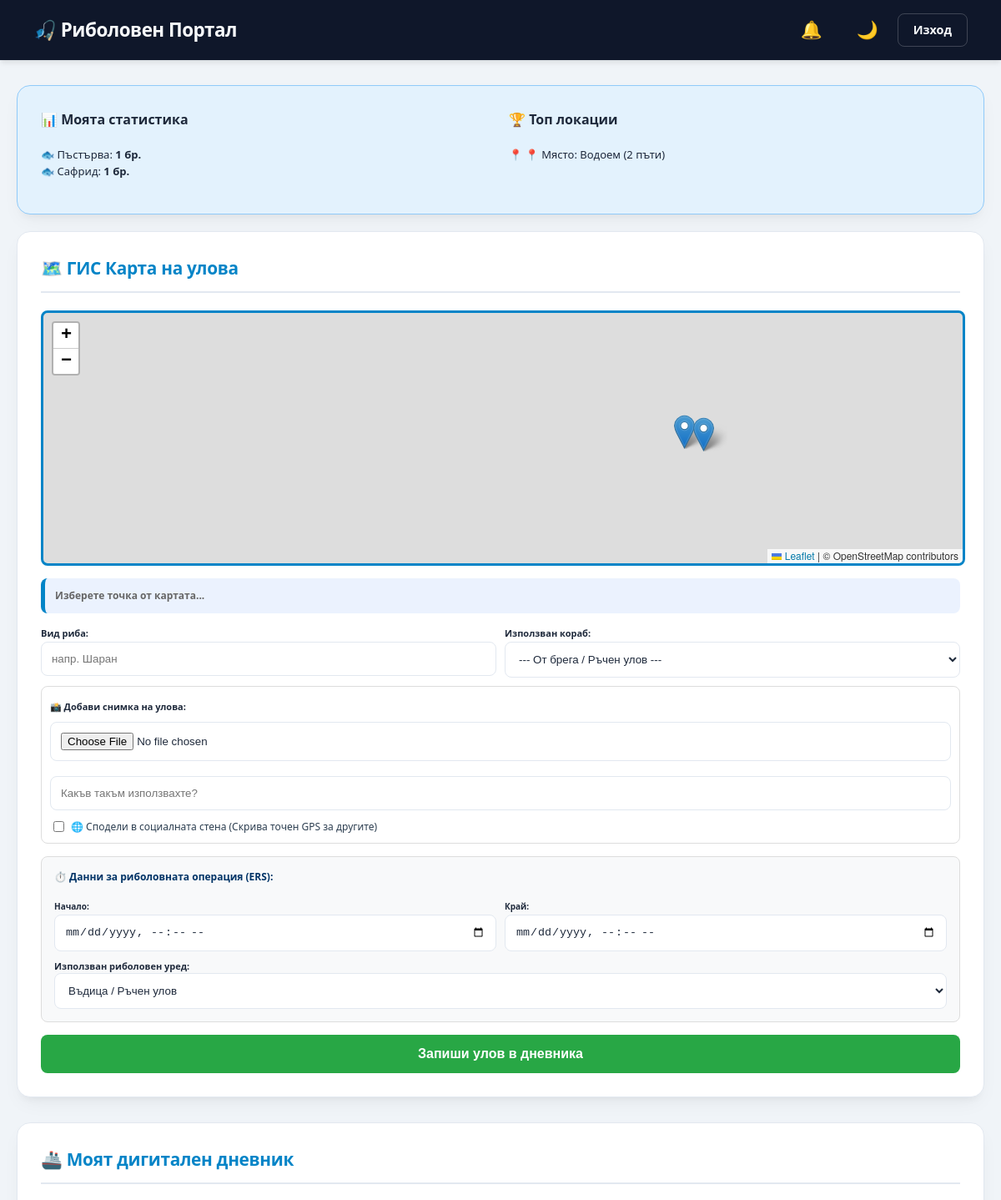
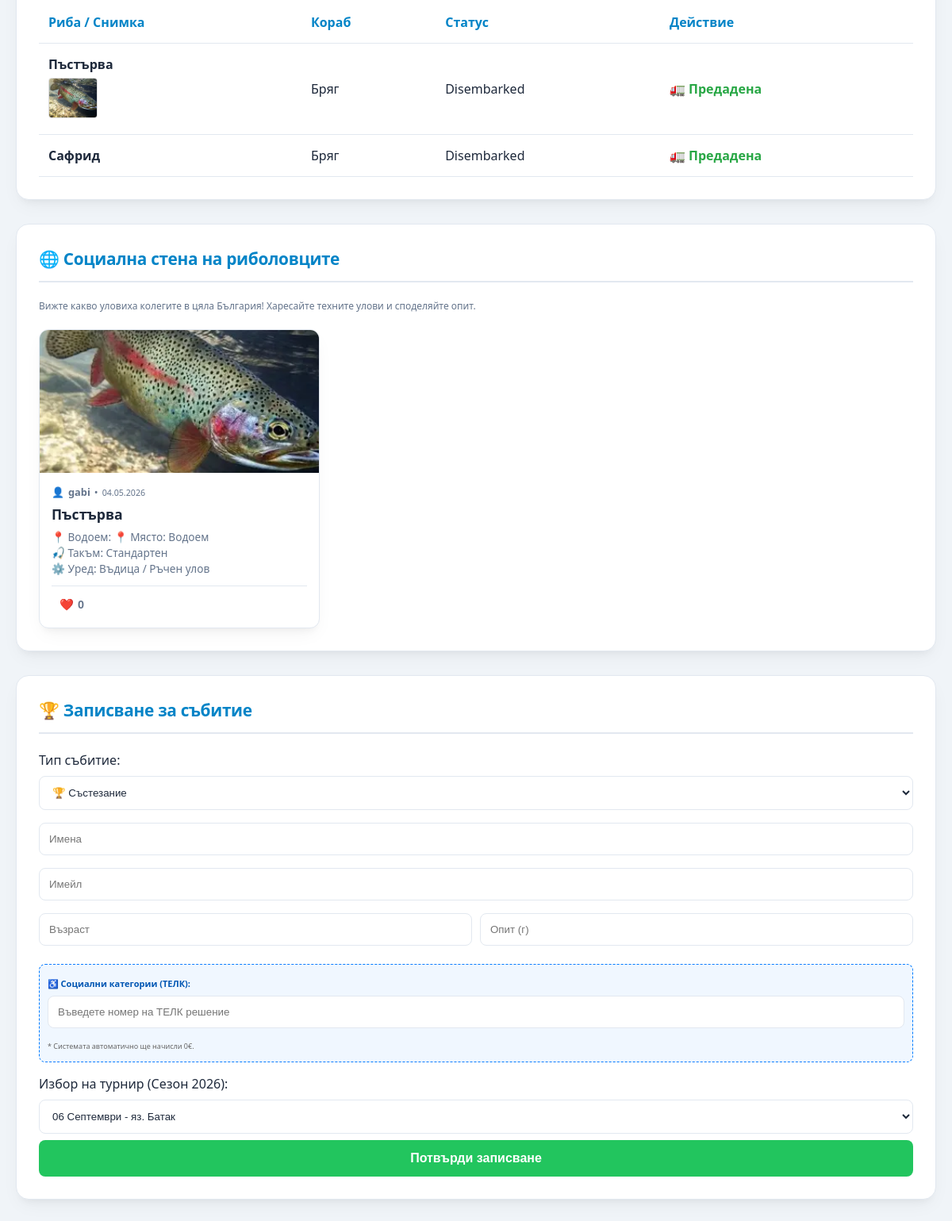
Page /dashboard (signed in) on the committed database (2 pictures, top to bottom).
### models.py (models this page shows)
class FishingLog(db.Model):
    id = db.Column(db.Integer, primary_key=True)
    user_id = db.Column(db.Integer, db.ForeignKey('user.id'))
    vessel_id = db.Column(db.Integer, db.ForeignKey('fishing_vessel.id'), nullable=True)
    fish_type = db.Column(db.String(50))
    water_info = db.Column(db.String(500))
    lat = db.Column(db.Float)
    lng = db.Column(db.Float)
    start_time = db.Column(db.DateTime, nullable=True)
    end_time = db.Column(db.DateTime, nullable=True)
    gear_used = db.Column(db.String(100), nullable=True)
    log_date = db.Column(db.DateTime, default=datetime.utcnow)
    status = db.Column(db.String(50), default="At Sea")
    delivery_id = db.Column(db.String(20), unique=True, nullable=True)
    destination = db.Column(db.String(100), nullable=True)
    fine_amount = db.Column(db.Float, default=0.0)
    inspection_note = db.Column(db.String(200), nullable=True)
    is_legal = db.Column(db.Boolean, default=True)
    fish_image_url = db.Column(db.String(500), nullable=True)
    tackle_info = db.Column(db.String(200), nullable=True)
    is_public = db.Column(db.Boolean, default=False)
    likes = db.Column(db.Integer, default=0)

class User(db.Model):
    id = db.Column(db.Integer, primary_key=True)
    username = db.Column(db.String(50), unique=True, nullable=False)
    password = db.Column(db.String(100), nullable=False)
    role = db.Column(db.String(20), default='user')
    bookings = db.relationship('Booking', backref='fisher', lazy=True)
    logs = db.relationship('FishingLog', backref='fisher', lazy=True)
    vessels = db.relationship('FishingVessel', backref='owner', lazy=True)
    reports = db.relationship('PollutionReport', backref='reporter', lazy=True)
    notifications = db.relationship('Notification', backref='user', lazy=True)

### app.py (the view)
@app.route('/dashboard')
def dashboard():
    if 'user_id' not in session: return redirect(url_for('login'))
    user_id = session['user_id']
    all_logs = FishingLog.query.all()
    bookings = Booking.query.all()
    pollution_reports = PollutionReport.query.order_by(PollutionReport.report_date.desc()).all()
    for b in bookings:
        if b.category == 'Competition':
            date_str = str(b.competition_date)
            if "✅" in date_str or "Март" in date_str or "Май" in date_str or "Юни" in date_str:
                b.is_finished = True
            else:
                b.is_finished = False
    personal_stats = db.session.query(
        FishingLog.fish_type, func.count(FishingLog.id)
    ).filter_by(user_id=user_id).group_by(FishingLog.fish_type).all()
    top_spots = db.session.query(
        FishingLog.water_info, func.count(FishingLog.id)
    ).filter_by(user_id=user_id).group_by(FishingLog.water_info).order_by(func.count(FishingLog.id).desc()).limit(
        3).all()
    if session['role'] == 'admin':
        vessels = FishingVessel.query.all()
        users = User.query.filter_by(role='user').all()
        permits = CommercialPermit.query.all()
        return render_template('admin_dashboard.html', bookings=bookings, logs=all_logs, vessels=vessels, users=users,
                               permits=permits, pollution_reports=pollution_reports)
    my_vessels = FishingVessel.query.filter_by(owner_id=user_id).all()
    return render_template('user_dashboard.html', all_logs=all_logs, my_vessels=my_vessels, stats=personal_stats,
                           spots=top_spots)

### templates/user_dashboard.html (shortened to what this page needs)
<!DOCTYPE html>
<html lang="bg">
<head>
    <link rel="stylesheet" href="https://unpkg.com/leaflet@1.9.4/dist/leaflet.css" />
    <link rel="stylesheet" href="https://cdn.jsdelivr.net/npm/flatpickr/dist/flatpickr.min.css">
    <link rel="stylesheet" href="{{ url_for('static', filename='css/base.css') }}">
    <link rel="stylesheet" href="{{ url_for('static', filename='css/user.css') }}">
</head>
<body>
    <div class="nav">
        <h2>🎣 Риболовен Портал</h2>
        <a href="{{ url_for('logout') }}">Изход</a>
    </div>
    <div class="container">
        <div class="card" style="display: flex; gap: 20px; background: #e3f2fd; border: 1px solid #90caf9; margin-bottom: 20px;">
            <div style="flex: 1;">
                <h4 style="margin-top: 0;">📊 Моята статистика</h4>
                <ul style="font-size: 13px; list-style: none; padding: 0;">
                {% for s in stats %}
                    <li>🐟 {{ s[0] }}: <b>{{ s[1] }} бр.</b></li>
                {% endfor %}
                </ul>
            </div>
            <div style="flex: 1;">
                <h4 style="margin-top: 0;">🏆 Топ локации</h4>
                <ul style="font-size: 13px; list-style: none; padding: 0;">
                {% for spot in spots %}
                    <li>📍 {{ spot[0].split('(')[0] }} ({{ spot[1] }} пъти)</li>
                {% endfor %}
                </ul>
            </div>
        </div>
        <div class="card">
            <h3>🗺️ ГИС Карта на улова</h3>
            <div id="map" style="height: 300px; border-radius: 8px; margin-bottom: 15px;"></div>
            <div id="loc_text" style="font-size: 12px; color: #666; margin-bottom: 10px;">Изберете точка от картата...</div>
            <form action="{{ url_for('submit_log') }}" method="POST" enctype="multipart/form-data">
                <div style="display: grid; grid-template-columns: 1fr 1fr; gap: 10px; margin-bottom: 10px;">
                    <div>
                        <label style="font-size: 11px; font-weight: bold;">Вид риба:</label>
                        <input type="text" name="fish_type" placeholder="напр. Шаран" required class="inspect-input" style="margin:0;">
                    </div>
                    <div>
                        <label style="font-size: 11px; font-weight: bold;">Използван кораб:</label>
                        <select name="vessel_id" class="inspect-input" style="margin:0;">
                            <option value="">--- От брега / Ръчен улов ---</option>
                        </select>
                    </div>
                </div>
                <div style="background: #ffffff; padding: 10px; border: 1px solid #ddd; border-radius: 8px; margin-bottom: 15px;">
                    <label style="font-size: 11px; font-weight: bold;">📸 Добави снимка на улова:</label>
                    <input type="file" name="fish_photo" accept="image/*" class="inspect-input" style="margin-bottom: 10px;">
                    <input type="text" name="tackle_info" placeholder="Какъв такъм използвахте?" class="inspect-input" style="margin-bottom: 10px;">
                    <label style="font-size: 12px; color: #2c3e50; cursor: pointer; display: flex; align-items: center; gap: 5px;">
                        <input type="checkbox" name="is_public"> 🌐 Сподели в социалната стена (Скрива точен GPS за другите)
                    </label>
                </div>
                <div style="background: #f8f9fa; padding: 15px; border-radius: 8px; margin-bottom: 15px; border: 1px solid #ddd;">
                    <p style="font-size: 12px; font-weight: bold; margin-top: 0; color: #003366;">⏱️ Данни за риболовната операция (ERS):</p>
                    <div style="display: grid; grid-template-columns: 1fr 1fr; gap: 10px;">
                        <div>
                            <label style="font-size: 10px; font-weight: bold;">Начало:</label>
                            <input type="datetime-local" name="start_time" class="inspect-input" style="margin:0;">
                        </div>
                        <div>
                            <label style="font-size: 10px; font-weight: bold;">Край:</label>
                            <input type="datetime-local" name="end_time" class="inspect-input" style="margin:0;">
                        </div>
                    </div>
                    <label style="font-size: 11px; font-weight: bold; display: block; margin-top: 10px;">Използван риболовен уред:</label>
                    <select name="gear_used" class="inspect-input" style="margin:0;">
                        <option value="Въдица / Ръчен улов">Въдица / Ръчен улов</option>
                    </select>
                </div>
                <button type="submit" class="btn-submit" style="background:#28a745; width: 100%;">Запиши улов в дневника</button>
            </form>
        </div>
        <div class="card">
            <h3>🚢 Моят дигитален дневник</h3>
            <table>
                <thead>
                    <tr>
                        <th>Риба / Снимка</th>
                        <th>Кораб</th>
                        <th>Статус</th>
                        <th>Действие</th>
                    </tr>
                </thead>
                <tbody>
                    {% for my_log in all_logs if my_log.user_id == session['user_id'] %}
                    <tr>
                        <td>
                            <b>{{ my_log.fish_type }}</b>
                            {% if my_log.fish_image_url %}
                                <br><img src="{{ url_for('static', filename='uploads/' + my_log.fish_image_url) }}" width="60" style="border-radius:4px; margin-top:5px; border: 1px solid #ddd;">
                            {% endif %}
                        </td>
                        <td>{{ my_log.vessel.vessel_name if my_log.vessel else "Бряг" }}</td>
                        <td>{{ my_log.status }}</td>
                        <td>
                            {% if my_log.status == 'At Sea' %}
                            <form action="{{ url_for('transfer_fish', log_id=my_log.id) }}" method="POST" style="display:flex; gap:5px;">
                                <input type="text" name="destination" placeholder="Дестинация" required style="width:auto; padding:5px; margin:0; font-size:12px;">
                                <button type="submit" style="width:auto; padding:5px 10px; background:#003366; color:white; border:none; border-radius:4px; font-size:12px;">Предай</button>
                            </form>
                            {% else %}
                                <span style="color:#28a745; font-weight:bold;">🚛 Предадена</span>
                            {% endif %}
                        </td>
                    </tr>
                    {% endfor %}
                </tbody>
            </table>
        </div>
        <div class="card">
            <h3>🌐 Социална стена на риболовците</h3>
            <p style="font-size: 12px; color: var(--text-secondary); margin-bottom: 20px;">
                Вижте какво уловиха колегите в цяла България! Харесайте техните улови и споделяйте опит.
            </p>
            <div class="social-feed">
                {% for log in all_logs if log.is_public %}
                <div class="social-card">
                    <div class="social-img-container">
                        {% if log.fish_image_url %}
                            <img src="{{ url_for('static', filename='uploads/' + log.fish_image_url) }}" class="social-img" alt="{{ log.fish_type }}">
                        {% else %}
                            <div class="social-placeholder-img">🐟</div>
                        {% endif %}
                    </div>
                    <div class="social-content">
                        <div class="social-user">
                            👤 <b>{{ log.fisher.username if log.fisher else 'Анонимен' }}</b> • <small>{{ log.log_date.strftime('%d.%m.%Y') if log.log_date else 'Неизвестна дата' }}</small>
                        </div>
                        <div class="social-title">{{ log.fish_type }}</div>
                        <div class="social-details">
                            📍 Водоем: {{ log.water_info.split('(')[0] if log.water_info else 'Воден обект' }}<br>
                            🎣 Такъм: {{ log.tackle_info or 'Стандартен' }}<br>
                            ⚙️ Уред: {{ log.gear_used or 'Въдица' }}
                        </div>
                        <div class="social-footer">
                            <button type="button" class="like-btn" onclick="likeLog({{ log.id }}, this)">
                                <span>❤️</span> <b class="like-count">{{ log.likes or 0 }}</b>
                            </button>
                        </div>
                    </div>
                </div>
                {% else %}
                <div style="grid-column: 1/-1; text-align: center; color: var(--text-secondary); padding: 20px;">
                    Все още няма споделени улови. Бъдете първия, който споделя!
                </div>
                {% endfor %}
            </div>
        </div>
        <div class="card">
            <h3 id="event-title">🏆 Записване за събитие</h3>
            <form action="{{ url_for('book') }}" method="POST">
                <label>Тип събитие:</label>
                <select name="category" id="category" onchange="updateUI()" class="inspect-input">
                    <option value="Competition">🏆 Състезание</option>
                </select>
                <input type="text" name="full_name" placeholder="Имена" required class="inspect-input">
                <input type="email" name="email" placeholder="Имейл" required class="inspect-input">
                <div style="display: grid; grid-template-columns: 1fr 1fr; gap: 10px;">
                    <input type="number" name="age" placeholder="Възраст" required class="inspect-input">
                    <input type="number" name="experience" placeholder="Опит (г)" required class="inspect-input">
                </div>
                <div style="margin: 15px 0; padding: 10px; border: 1px dashed #007bff; border-radius: 8px; background: #f0f7ff;">
                    <label style="font-size: 11px; font-weight: bold; color: #0056b3;">♿ Социални категории (ТЕЛК):</label>
                    <input type="text" name="telk_number" placeholder="Въведете номер на ТЕЛК решение" class="inspect-input" style="margin-top: 5px;">
                    <small style="font-size: 9px; color: #666;">* Системата автоматично ще начисли 0€.</small>
                </div>
                <div id="comp_ui">
                    <label>Избор на турнир (Сезон 2026):</label>
                    <select name="comp_date" class="inspect-input">
                        <optgroup label="ПРЕДСТОЯЩИ">
                            <option value="06.09.2026 - яз. Батак">06 Септември - яз. Батак</option>
                        </optgroup>
                    </select>
                </div>
                <button type="submit" class="btn-submit" style="width: 100%;">Потвърди записване</button>
            </form>
        </div>
    </div>
</body>
</html>

### rows in the picture
FishingLog: fish_type "Пъстърва", s "1", fish_image_url (picture), vessel "Бряг", status "Disembarked", shows "🚛 Предадена", fisher "gabi", log_date "04.05.2026", water_info "📍 Място: Водоем", tackle_info "Стандартен", gear_used "Въдица / Ръчен улов", likes "0"
FishingLog: fish_type "Сафрид", vessel "Бряг", status "Disembarked", shows "🚛 Предадена"

### other values in the picture
{{ s[0] }} "Сафрид"
{{ s[1] }} "1"
{{ spot[0].split('(')[0] }} "📍 Място: Водоем"
{{ spot[1] }} "2"
